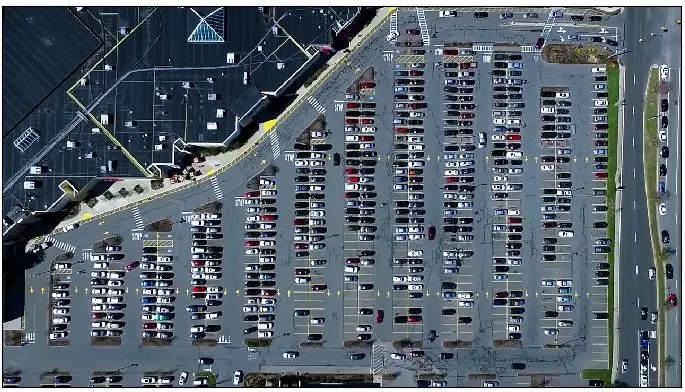
#> input picture OpenCV/images/parkingLot.webp, 685 x 392 px; its folder holds 5 pictures in this run
$ python main12.py
#> lines starting #> are read from the running program, lines starting #| are printed output that depends on the picture; after the words box and inside, x2 and y2 are one past the last pixel; in counts of white or black regions, pixels touching at a corner belong together
import glob
import cv2  # opencv读取的格式是BGR
import matplotlib.pyplot as plt
import numpy as np


# [7 lines left out: function show, not called in this run]


def select_rgb_white_yellow(img):
    # 过滤掉背景
    lower = np.float32([0.45, 0.45, 0.45])
    upper = np.float32([1.0, 1.0, 1.0])
    # 低于lower和高于upper都变成0，其余变成255
    white_mask = img.copy()
    masked = img.copy()
    for i in range(len(img)):
        white_mask[i] = cv2.inRange(img[i], lower, upper)
        masked[i] = cv2.bitwise_and(img[i], img[i], mask=white_mask[i])
    # show(white_mask)
    # show(masked)
    return masked


def convert_gray_scale(img):
    return cv2.cvtColor(img, cv2.COLOR_RGB2GRAY)


def int8(img):
    img = img * 255
    return img.astype(np.uint8)


def detect_edges(img, low_th=80, high_th=200):
    img = int8(img)
    return cv2.Canny(img, low_th, high_th)


def select_region(img):
    rows, cols = img.shape[:2]
    pt_1 = [cols * 0.05, rows * 0.90]
    pt_2 = [cols * 0.05, rows * 0.70]
    pt_3 = [cols * 0.30, rows * 0.52]
    pt_4 = [cols * 0.60, rows * 0.15]
    pt_5 = [cols * 0.90, rows * 0.15]
    pt_6 = [cols * 0.90, rows * 0.90]

    vertices = np.array([[pt_1, pt_2, pt_3, pt_4, pt_5, pt_6]],dtype=np.int32)
    point_img = img.copy()
    point_img = cv2.cvtColor(point_img, cv2.COLOR_GRAY2RGB)
    for point in vertices[0]:
        cv2.circle(point_img, (point[0], point[1]), 10, (0, 0, 255), 4)
    return point_img


def filter_region(img):
    rows, cols = img.shape[:2]
    pt_1 = [cols * 0.05, rows * 0.90]
    pt_2 = [cols * 0.05, rows * 0.70]
    pt_3 = [cols * 0.30, rows * 0.52]
    pt_4 = [cols * 0.60, rows * 0.15]
    pt_5 = [cols * 0.90, rows * 0.15]
    pt_6 = [cols * 0.90, rows * 0.90]
    vertices = np.array([[pt_1, pt_2, pt_3, pt_4, pt_5, pt_6]], dtype=np.int32)
    mask = np.zeros_like(img)
    if len(mask.shape) == 2:
        cv2.fillPoly(mask, vertices, 255)  # 填充
    return cv2.bitwise_and(img, mask)


def hough_lines(img):
    # 输入图像是边缘检测后的图像
    return cv2.HoughLinesP(img, rho=0.1, theta=np.pi/10, threshold=15, minLineLength=9, maxLineGap=4)


def draw_lines(img, lines, color=[255, 0, 0], thickness=2, make_copy=True):
    if make_copy:
        img = np.copy(img)
    # 添加空值检查
    if lines is None:
        return img

    cleaned = []
    for line in lines:
        for x1, y1, x2, y2 in line:
            if abs(y2 - y1) <=1 and abs(x2 - x1) >= 25 and abs(x2 - x1) <= 55:
                cleaned.append((x1, y1, x2, y2))
                cv2.line(img, (x1, y1), (x2, y2), color, thickness)
    return img


def identify_blocks(img, lines, make_copy=True):
    if make_copy:
        img = np.copy(img)
    # Step1:过滤直线
    cleaned =[]
    for line in lines:
        for x1, y1, x2, y2 in line:
            if abs(y2 - y1) <=1 and abs(x2 - x1) >= 25 and abs(x2 - x1) <= 55 :
                cleaned.append((x1, y1, x2, y2))
    # Step2:过滤后的直线按x1进行排序
    import operator
    list1 = sorted(cleaned, key=operator.itemgetter(0, 1))
    # Step3:找到多个列
    clusters = {}
    dIndex = 0
    clus_dist = 15
    for i in range(len(list1) - 1):
        distance = abs(list1[i+1][0] - list1[i][0])
        if distance <= clus_dist:
            if not dIndex in clusters.keys(): clusters[dIndex] = []
            clusters[dIndex].append(list1[i])
            clusters[dIndex].append(list1[i + 1])  # 会重复加入字典
        else:
            dIndex += 1
    # Step4:得到坐标
    rects = {}
    i = 0
    for key in clusters:
        all_list = clusters[key]
        cleaned = list(set(all_list))
        if len(cleaned) > 5:
            cleaned = sorted(cleaned, key=lambda tup: tup[1])  # 按y值进行排序
            avg_y1 = cleaned[0][1]
            avg_y2 = cleaned[-1][1]
            avg_x1 = 0
            avg_x2 = 0
            for tup in cleaned:
                avg_x1 += tup[0]
                avg_x2 += tup[2]
            avg_x1 = avg_x1 / len(cleaned)
            avg_x2 = avg_x2 / len(cleaned)
            rects[i] = (avg_x1, avg_y1, avg_x2, avg_y2)
            i += 1
    # Step5:画出簇
    buff = 7
    for key in rects:
        tup_topLeft = (int(rects[key][0] - buff), int(rects[key][1]))
        tup_botRight = (int(rects[key][2] + buff), int(rects[key][3]))
        cv2.rectangle(img, tup_topLeft, tup_botRight, (0, 255, 0), 3)
    return img, rects


# [70 lines left out: functions optimization_rect_coords, drew, draw_parking, not called in this run]


import os
# [11 lines left out: function data, not called in this run]

current_path = os.path.abspath(os.path.dirname(__file__))
image_path = os.path.join(current_path,"images", "parkingLot.webp")

test_images = [plt.imread(image_path)]
class_dictionary = {}
class_dictionary[0] = 'empty'
class_dictionary[1] = 'occupied'
# show(test_images)
# 过滤背景
images = select_rgb_white_yellow(test_images)
#> in select_rgb_white_yellow, `white_mask = img.copy()`: white_mask = 1 item
#> the loop in select_rgb_white_yellow, `for i in range(len(img)):` made 1 pass
#> images = 1 item
# show(images)
# 转灰度图
gray_images = list(map(convert_gray_scale, images))
#> in convert_gray_scale, `return cv2.cvtColor(img, cv2.COLOR_RGB2GRAY)`:
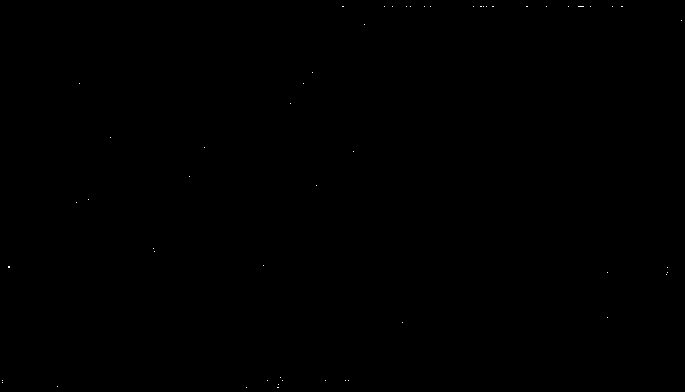
#> returned value: shape (392, 685); values 0 (black) and 1 (white), 0.03% white in thin lines or dots
#> gray_images = 1 item
# show(gray_images)
# 边缘检测
edge_images = list(map(detect_edges, gray_images))
#> in int8, `img = img * 255`: img: shape (392, 685); 0.03% white in thin lines or dots
#> in detect_edges, `return cv2.Canny(img, low_th, high_th)`:
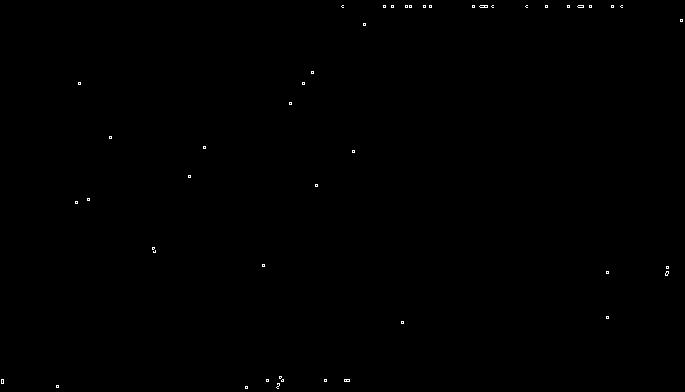
#> returned value: shape (392, 685); 0.15% white in thin lines or dots
#> edge_images = 1 item
# show(edge_images)
# 定位区域
roi_images = list(map(select_region, edge_images))
#> in select_region, `point_img = cv2.cvtColor(point_img, cv2.COLOR_GRAY2RGB)`: point_img: shape (392, 685, 3); 0.15% white in thin lines or dots
#> after the loop in select_region, `for point in vertices[0]:`:
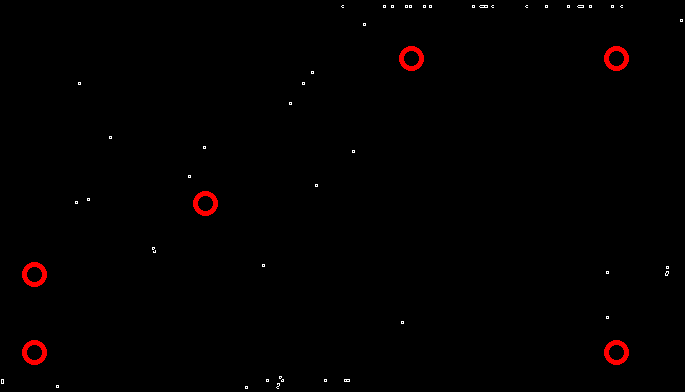
#> point_img: shape (392, 685, 3); mean B, G, R 0.4, 0.4, 2.2
#> roi_images = 1 item
# show(roi_images)
# 剔除多余区域
region_images = list(map(filter_region, edge_images))
#> in filter_region, `cv2.fillPoly(mask, vertices, 255)`:
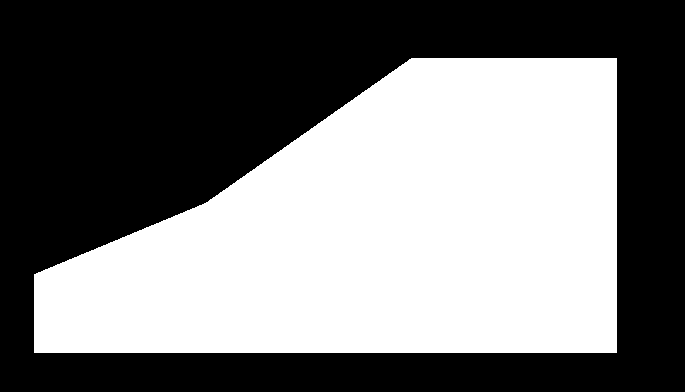
#> mask: shape (392, 685); 47% white; 1 white region, box (x1, y1, x2, y2) and area: (34, 58, 617, 353) 126076
#> in filter_region, `return cv2.bitwise_and(img, mask)`: returned value: shape (392, 685); 0.02% white in thin lines or dots, all inside (x1, y1, x2, y2) = (152, 150, 609, 324)
#> region_images = 1 item
# show(region_images)
# 检测直线
list_lines = list(map(hough_lines, region_images))
#> list_lines = 1 item
# print(len(list_lines[0]))
# 画线
line_images = []
for img, lines in zip(test_images, list_lines):
    line_images.append(draw_lines(img, lines))
#> this loop made 1 pass
#> lines on pass 1: None
#> after the loop, line_images = 1 item
# show(line_images)
# 定位列
rect_images = []
rect_coords = []
for img, lines in zip(test_images, list_lines):
#> (the run stopped early here; a loop or call above may not have finished)
